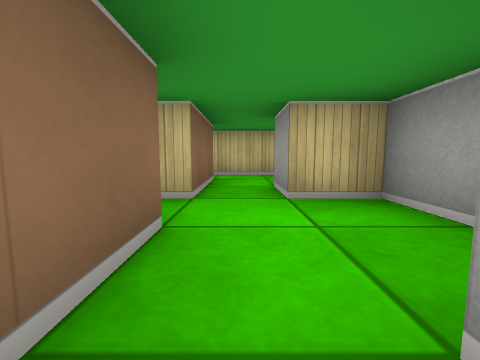
view 1 (above)

16 first-person views from a walk through a cub3D ray-caster map. The camera is about half as high as the walls, tilts 6° down and sees 90° across. The floor is counted in squares. Each view is taken from the middle of a square. On the plan, view 1 faces up. The plan holds only what a view shows up to about 9 squares ahead; the rest is blank.

view 2
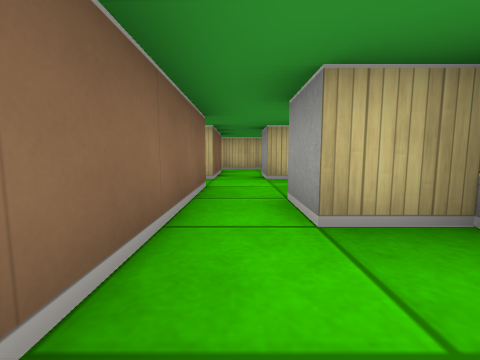

view 3
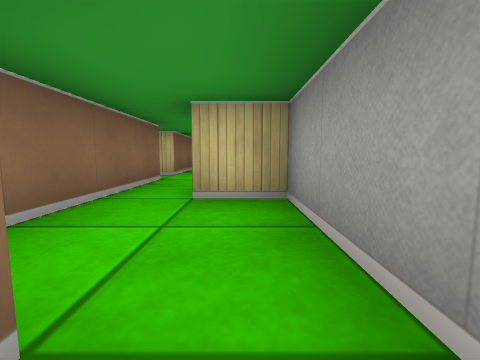

view 4
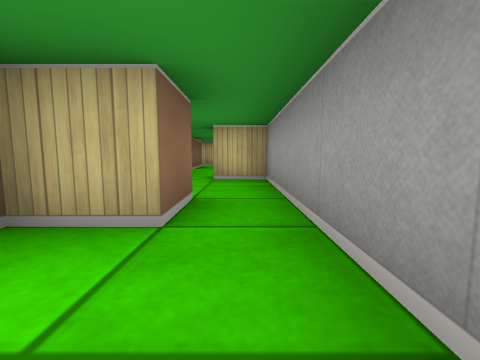

view 5
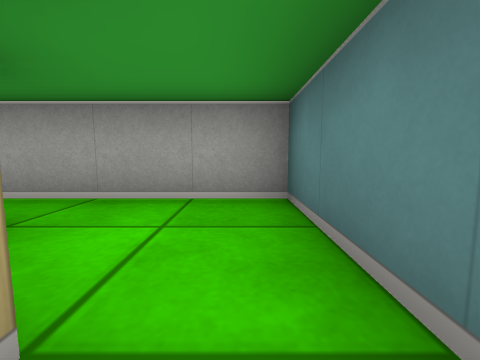

view 6
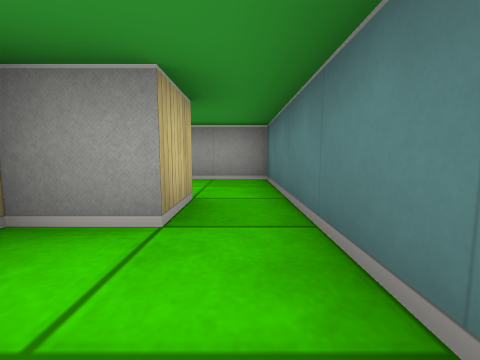

view 7
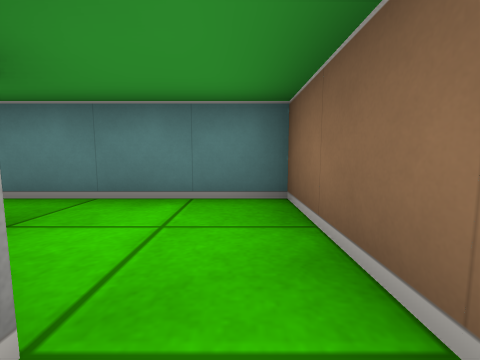

view 8
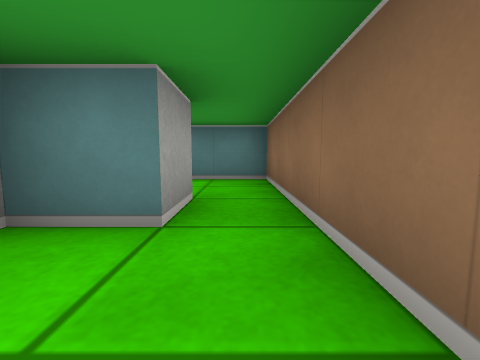

view 9
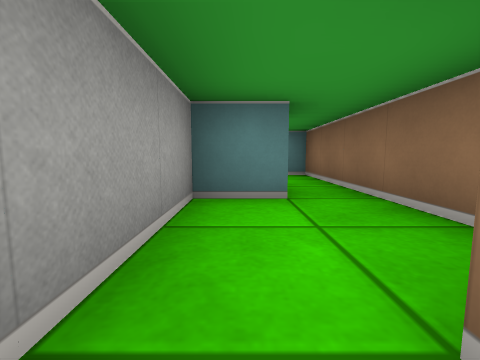

view 10
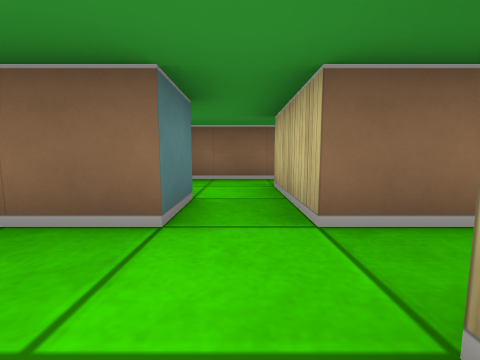

view 11
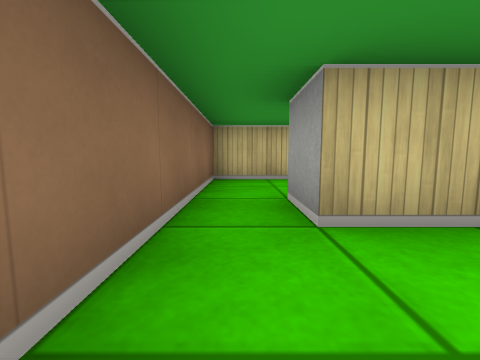

view 12
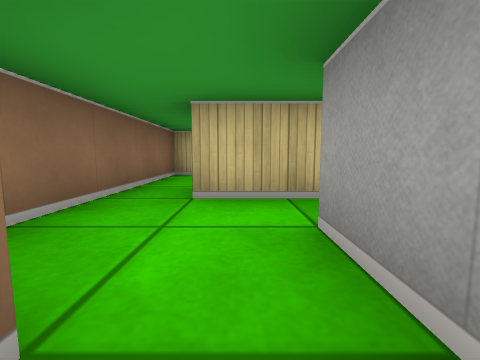

view 13
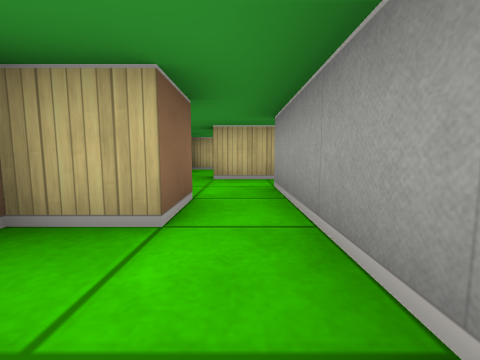

view 14
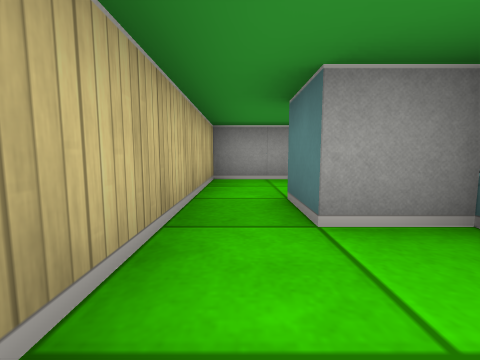

view 15
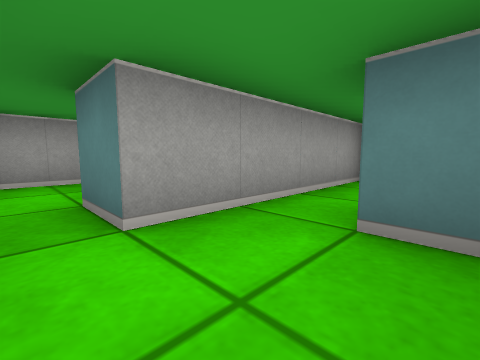

view 16
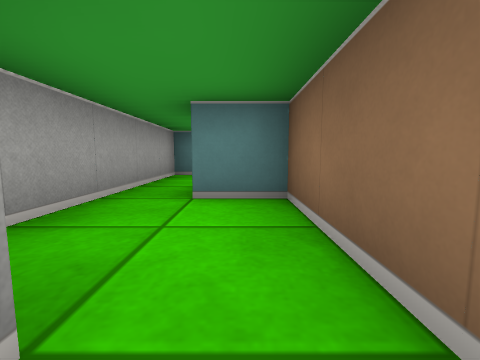

### Floor plan
Ten units are one square. View 1 is at (0, 0); x grows to the right and y downward. Boxes are objects, and circles mark ways between rooms. Rooms are numbered by the first view taken in them; rooms with no view inside come last. Other rooms are left out.
<svg viewBox="-40 -60 60 120">
<path fill="none" stroke="#000" d="M15 -10 15 -25 5 -25M-15 -15 -5 -15 -5 5M-5 -25 -15 -25M5 5 5 -5M15 35 15 5 5 5M-5 5 -5 25 5 25 5 35M-5 45 -15 45M-15 55 15 55 15 35M5 35 -5 35M-35 35 -35 55 -15 55M-15 45 -15 35M-25 35 -25 25 -15 25 -15 5M-25 5 -35 5 -35 35M-31 -5 -25 -5 -25 5M-15 5 -15 -15M-15 -25 -25 -25M-35 -25 -35 -10M-25 -25 -25 -35M-15 -34 -15 -45M-15 -55 -35 -55 -35 -25M15 -40 15 -55 -15 -55M-15 -45 -5 -45 -5 -25M5 -25 5 -35"/>
<circle cx="0" cy="0" r="3" fill="#2a7"/>
<circle cx="-10" cy="-20" r="3" fill="#2a7"/>
<circle cx="0" cy="-30" r="3" fill="#2a7"/>
<circle cx="10" cy="30" r="3" fill="#2a7"/>
<circle cx="-10" cy="50" r="3" fill="#2a7"/>
<circle cx="-30" cy="40" r="3" fill="#2a7"/>
<circle cx="-20" cy="0" r="3" fill="#2a7"/>
<circle cx="-30" cy="-30" r="3" fill="#2a7"/>
<circle cx="-10" cy="-50" r="3" fill="#2a7"/>
<text x="0" y="-10">1</text>
<text x="10" y="20">2</text>
<text x="0" y="50">3</text>
<text x="-30" y="40">4</text>
<text x="-30" y="20">5</text>
<text x="-20" y="-10">6</text>
<text x="-30" y="-40">7</text>
<text x="0" y="-40">8</text>
</svg>
Room 1 opens to room 2. Room 1 opens to room 6. Room 1 opens to room 8. Room 2 opens to room 3. Room 3 opens to room 4. Room 4 opens to room 5. Room 5 opens to room 6. Room 6 opens to room 7. Room 7 opens to room 8.

Where each view was taken, in squares from view 1:
view 1: 0 up, 0 right, facing up
view 2: 2 down, 0 right, facing up
view 3: 3 down, 1 right, facing up
view 4: 5 down, 1 right, facing up
view 5: 5 down, 1 left, facing right
view 6: 5 down, 3 left, facing right
view 7: 3 down, 3 left, facing down
view 8: 1 down, 3 left, facing down
view 9: 0 up, 2 left, facing down
view 10: 2 up, 1 right, facing left
view 11: 1 up, 3 left, facing up
view 12: 0 up, 2 left, facing up
view 13: 2 down, 2 left, facing up
view 14: 5 up, 3 left, facing right
view 15: 2 up, 3 left, facing down-right
view 16: 0 up, 0 right, facing down
